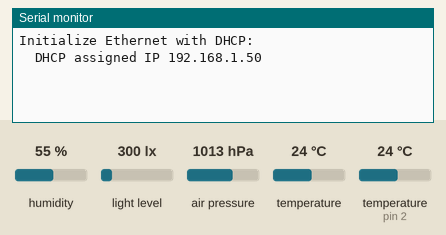
Recording of a sketch running on a simulated Arduino Uno, built with avr-gcc and run on an emulated ATmega328P. On the bench: the last lines printed to the serial monitor. Inputs (shaded band) come from the test bench; at power-on: humidity 55 %, light level 300 lx, air pressure 1013 hPa, temperature (sensor on pin 2) 24 °C, temperature 24 °C. WiFi joins after 1.5 s; servers stay silent unless stated; uploads are accepted with an empty reply.

Above: at 4.7 s.
4.8 s: humidity set to 22 %
At 11.2 s:
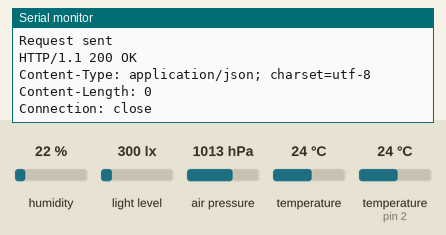
17.6 s: light level set to 40 lx
At 20.84 s:
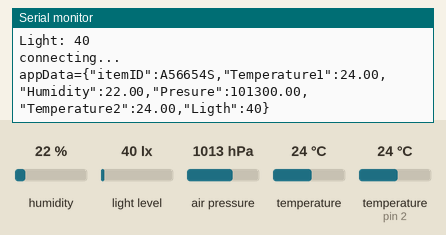
30.4 s: air pressure set to 952 hPa
At 31.23 s:
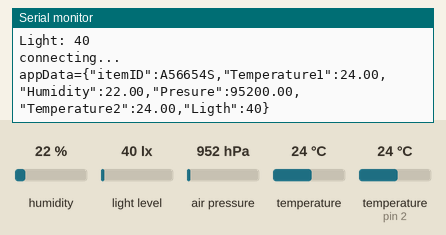
43.2 s: temperature (sensor on pin 2) set to 12 °C
At 52.0 s:
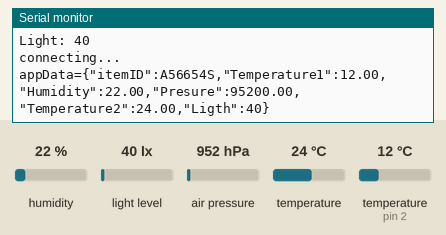
56.0 s: temperature (sensor 0) set to 12 °C
At 62.39 s:
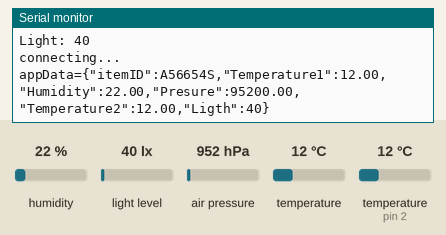
68.8 s: humidity set to 40 %
At 72.77 s:
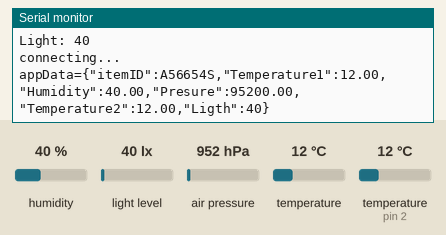

Measured:
- after the input at 4.8 s, the serial monitor: prints a new line after 5.4 s (image 1)
- after the input at 17.6 s, the serial monitor: prints a new line after 3.1 s (image 2)
- after the input at 30.4 s, the serial monitor: prints a new line after 0.66 s (image 3)
- after the input at 43.2 s, the serial monitor: prints a new line after 8.6 s (image 4)
- after the input at 56.0 s, the serial monitor: prints a new line after 6.1 s (image 5)
- after the input at 68.8 s, the serial monitor: prints a new line after 3.7 s (image 6)

The sketch:

InternetModule.ino
```cpp
  /*
    Repeating Web client

   This sketch connects to a a web server and makes a request
   using a Wiznet Ethernet shield. You can use the Arduino Ethernet shield, or
   the Adafruit Ethernet shield, either one will work, as long as it's got
   a Wiznet Ethernet module on board.

   This example uses DNS, by assigning the Ethernet client with a MAC address,
   IP address, and DNS address.

   Circuit:
   * Ethernet shield attached to pins 10, 11, 12, 13

   created 19 Apr 2012
   by Tom Igoe
   modified 21 Jan 2014
   by Federico Vanzati

   http://www.arduino.cc/en/Tutorial/WebClientRepeating
   This code is in the public domain.

   */
  #include <Wire.h>
#include <Adafruit_BMP085.h>
#include <BH1750FVI.h>
  #include <SPI.h>
  #include <Ethernet.h>
  #include "DHT.h"

#define DHTPIN 2     // Digital pin connected to the DHT sensor
// Feather HUZZAH ESP8266 note: use pins 3, 4, 5, 12, 13 or 14 --
// Pin 15 can work but DHT must be disconnected during program upload.

#define DHTTYPE DHT22   // DHT 22  (AM2302), AM2321
DHT dht(DHTPIN, DHTTYPE);

BH1750FVI LightSensor(BH1750FVI::k_DevModeContLowRes);
Adafruit_BMP085 bmp;


  // assign a MAC address for the ethernet controller.
  // fill in your address here:
  byte mac[] = {
    0x70, 0x5D, 0x7B, 0x7E, 0x1A, 0x7C
    //70-4D-7B-3E-8A-7C
  };
  // Set the static IP address to use if the DHCP fails to assign
  IPAddress ip(192, 168, 0, 177);
  IPAddress myDns(192, 168, 1, 1);

  // initialize the library instance:
  EthernetClient client;

  //char server[] = "http://webhook.site/9c31004d-d6b8-437f-9853-a3190cdfc55c";  // also change the Host line in httpRequest()
  IPAddress server(188,226,137,35);//188.226.137.35:80
  //IPAddress server(192,168,1,102);

  unsigned long lastConnectionTime = 0;           // last time you connected to the server, in milliseconds
  const unsigned long postingInterval = 10*1000;  // delay between updates, in milliseconds

  void setup()
  {
    // You can use Ethernet.init(xpin) to configure the CS pin
    //Ethernet.init(10);  // Most Arduino shields
    //Ethernet.init(5);   // MKR ETH shield
    //Ethernet.init(0);   // Teensy 2.0
    //Ethernet.init(20);  // Teensy++ 2.0
    //Ethernet.init(15);  // ESP8266 with Adafruit Featherwing Ethernet
    //Ethernet.init(33);  // ESP32 with Adafruit Featherwing Ethernet

    // start serial port:
    Serial.begin(9600);
    while (!Serial) {
      ; // wait for serial port to connect. Needed for native USB port only
    }

    // start the Ethernet connection:
    Serial.println("Initialize Ethernet with DHCP:");
    if (Ethernet.begin(mac) == 0) {
      Serial.println("Failed to configure Ethernet using DHCP");
      // Check for Ethernet hardware present
      if (Ethernet.hardwareStatus() == EthernetNoHardware) {
        Serial.println("Ethernet shield was not found.  Sorry, can't run without hardware. :(");
        while (true) {
          delay(1); // do nothing, no point running without Ethernet hardware
        }
      }
      if (Ethernet.linkStatus() == LinkOFF) {
        Serial.println("Ethernet cable is not connected.");
      }
      // try to congifure using IP address instead of DHCP:
      Ethernet.begin(mac, ip, myDns);
      Serial.print("My IP address: ");
      Serial.println(Ethernet.localIP());
    } else {
      Serial.print("  DHCP assigned IP ");
      Serial.println(Ethernet.localIP());
    }
    // give the Ethernet shield a second to initialize:
    delay(1000);

    dht.begin();
LightSensor.begin();
if (!bmp.begin()) {
  Serial.println("Could not find a valid BMP085 sensor, check wiring!");
  while (1) {}
  }
    delay(1000);
  }

  void loop() {
    // if there's incoming data from the net connection.
    // send it out the serial port.  This is for debugging
    // purposes only:
    if (client.available())
    {
      char c = client.read();
      Serial.write(c);
    }

    // if ten seconds have passed since your last connection,
    // then connect again and send data:
    if (millis() - lastConnectionTime > postingInterval)
    {
      httpRequest();
    }

  }

  // this method makes a HTTP connection to the server:
  void httpRequest()
  {
    // close any connection before send a new request.
    // This will free the socket on the WiFi shield
    client.stop();

    // if there's a successful connection:
    if (client.connect(server, 80))
    {

      // Reading temperature or humidity takes about 250 milliseconds!
  float humidity = dht.readHumidity();
  // Read temperature as Celsius (the default)
  float temperature1 = dht.readTemperature();

  // Check if any reads failed and exit early (to try again).
  if (isnan(humidity) || isnan(temperature1)) {
    Serial.println(F("Nepavyko nuskaityti aplinkos temperatūros ir drėgmės matmenų!"));
    return;
  }
//int temperature1 = 0;
//int temperature2 = 0;
//int humidity = 0;
//int presure = 0;
//int Ligth = 0;


  Serial.print(F("Humidity: "));
  Serial.print(humidity);
  Serial.print(F("%  Temperature: "));
  Serial.print(temperature1);
  Serial.print(F("°C /n"));


  float presure = bmp.readPressure();
  float temperature2 = bmp.readTemperature();
Serial.print("Temperature = ");
    Serial.print(temperature2);
    Serial.println(" *C");

    Serial.print("Pressure = ");
    Serial.print(presure);
    Serial.println(" Pa");

    uint16_t Ligth = LightSensor.GetLightIntensity();
    Serial.print("Light: ");
    Serial.println(Ligth);

      Serial.println("connecting...");
      // send the HTTP GET request:
      //client.println("get http://webhook.site/9c31004d-d6b8-437f-9853-a3190cdfc55c");
      //client.println("application/x-www-form-urlencoded");
      //client.println("Host: webhook.site");
      //client.println("User-Agent: Aplinkos_Oro_Stebejimo_Stotele");
      //client.println("Connection: close");

        //client.print("GET / HTTP/1.1");
        //client.print("Host: webhook.site");
        //client.print("User-Agent: test");
        //client.print("Accept: text/html,application/xhtml+xml");
        //client.print("Accept-Language: en-US,en;q=0.5");
        //cl/ient.print("Accept-Encoding: gzip, deflate");
        //client.print("DNT: 1");
        //client.print("Connection: close\n");
        //client.print("Upgrade-Insecure-Requests: 1");
        //client.println();
String PostData="appData={\"itemID\":";
String itemID = "A56654S";
PostData += itemID + ",";

//  unsigned char i;
//  for(i=0;i<6;i++)
//  {
//    PostData=PostData+"\"channel-";
//    PostData=String(PostData+i);
//    PostData=PostData+"\":";
//    PostData=String(PostData + String(analogRead(i)));
//    if(i!=5)
//      PostData=PostData+",";
//  }


    PostData += "\"Temperature1\":";
    PostData += temperature1;
    PostData += ",\"Humidity\":";
    PostData += humidity;
    PostData += ",\"Presure\":";
    PostData += presure;
    PostData += ",\"Temperature2\":";
    PostData += temperature2;
    PostData += ",\"Ligth\":";
    PostData += Ligth;

    PostData += "}";
  Serial.println(PostData);


    client.println("POST /9c31004d-d6b8-437f-9853-a3190cdfc55c HTTP/1.1");
    client.println("Host: someRandom.com");
    client.println("User-Agent: AplinkosOroStebejimoStotele_1.0");
    client.println("Connection: close");
    client.println("Content-Type: application/x-www-form-urlencoded;");
    client.print("Content-Length: ");
    client.println(PostData.length());
  client.println();
  client.println(PostData);
    //client.println("Data: someRandom data");
    client.println();


      //client.println("Host: webhook.site");
      //client.println("User-Agent: Mozilla/5.0 (Windows NT 10.0; Win64; x64; rv:66.0) Gecko/20100101 Firefox/66.0");
      //client.println("Accept: text/html,application/xhtml+xml,application/xml;q=0.9,*/*;q=0.8");
      //client.println("Accept-Language: en-US,en;q=0.5");
      //client.println("Accept-Encoding: gzip, deflate");
      //client.println("DNT: 1");
      //client.println("Connection: close");
      //client.println("Upgrade-Insecure-Requests: 0");

      //client.println("Upgrade-Insecure-Requests: 0");
      //client.println("Data: asdasdasdasdasd");
      //  Host: webhook.site
      //User-Agent: Mozilla/5.0 (Windows NT 10.0; Win64; x64; rv:66.0) Gecko/20100101 Firefox/66.0
      //Accept: text/html,application/xhtml+xml,application/xml;q=0.9,*/*;q=0.8
      //Accept-Language: en-US,en;q=0.5
      //Accept-Encoding: gzip, deflate
      //DNT: 1
      //Connection: keep-alive
      //Upgrade-Insecure-Requests: 1


      // note the time that the connection was made:
      lastConnectionTime = millis();
      Serial.println("Request sent");
    }
    else
    {
      // if you couldn't make a connection:
      Serial.println("connection failed");
    }
  }
```
